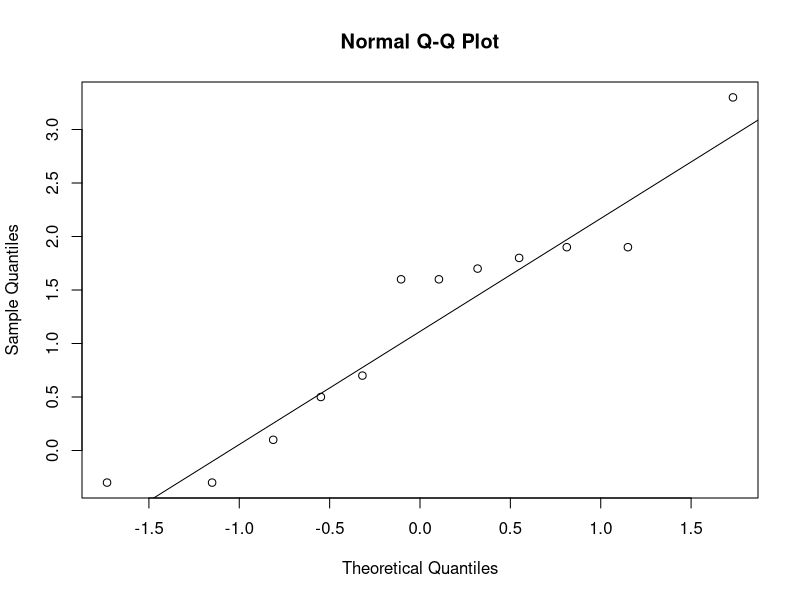
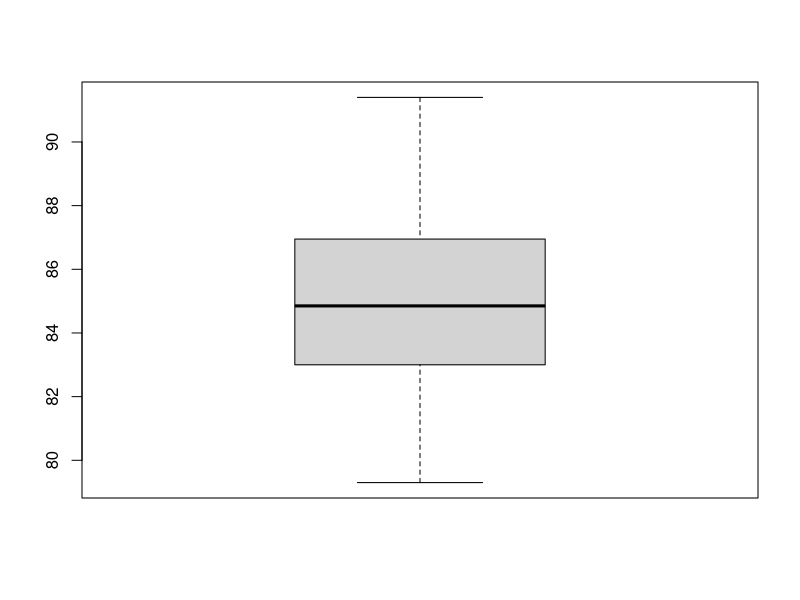

R code for these plots, in order:
## ---- chunk 1
rat_data <- readxl::read_xlsx("ex6-42.xlsx")
tibble::glimpse(rat_data)
## ---- chunk 2
mean(rat_data$Before)
sd(rat_data$Before)
## ---- chunk 3
mean(rat_data$After)
sd(rat_data$After)
## ---- chunk 4
library(magrittr)
rat_data <- rat_data %>% 
  dplyr::mutate(diff = After - Before)
tibble::glimpse(rat_data)
## ---- chunk 5
qqnorm(rat_data$diff)
qqline(rat_data$diff)
## ---- chunk 6
rat_t <- broom::tidy(t.test(
  x = rat_data$After, 
  y = rat_data$Before,
       paired = TRUE, 
       alternative = "two.sided"))
rat_t
## ---- chunk 7
rat_nonpara <- coin::wilcoxsign_test(After ~ Before,
                                     data = rat_data,
                                     distribution = "exact")
rat_nonpara
## ---- chunk 8
baseball_data <- readxl::read_xlsx("exp07-9.xlsx")
tibble::glimpse(baseball_data)
## ---- chunk 9
mean(baseball_data$coefficient)
sd(baseball_data$coefficient)
## ---- chunk 10
boxplot(baseball_data$coefficient)
## ---- chunk 11
baseball_ttest <- (broom::tidy(t.test(baseball_data$coefficient,
                                      mu = 85,
                                      alternative = "less",
                                      conf.level = 0.99)))
baseball_ttest
## ---- chunk 12
qchisq(0.995, df = 39)
qchisq(0.005, df = 39) 
## ---- chunk 13
qchisq(0.99, df = 39)
## ---- chunk 14
1-pchisq(70.24, df = 39)
